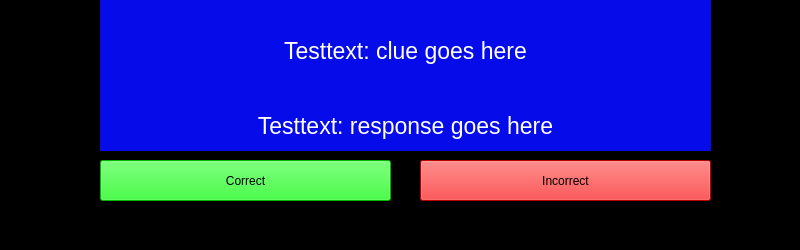
<?xml version="1.0" encoding="UTF-8"?>
<ui version="4.0">
 <class>BasicAlexClueMM</class>
 <widget class="QMainWindow" name="BasicAlexClueMM">
  <property name="geometry">
   <rect>
    <x>0</x>
    <y>0</y>
    <width>800</width>
    <height>250</height>
   </rect>
  </property>
  <property name="windowTitle">
   <string>MainWindow</string>
  </property>
  <property name="styleSheet">
   <string notr="true">background-color: rgb(0, 0, 0);</string>
  </property>
  <widget class="QWidget" name="centralwidget">
   <widget class="QLabel" name="alexClueLabel">
    <property name="geometry">
     <rect>
      <x>100</x>
      <y>0</y>
      <width>611</width>
      <height>101</height>
     </rect>
    </property>
    <property name="font">
     <font>
      <pointsize>17</pointsize>
     </font>
    </property>
    <property name="styleSheet">
     <string notr="true">background-color: #060CE9;
color: rgb(255, 255, 255);</string>
    </property>
    <property name="text">
     <string>Testtext: clue goes here</string>
    </property>
    <property name="alignment">
     <set>Qt::AlignCenter</set>
    </property>
   </widget>
   <widget class="QLabel" name="alexResponseLabel">
    <property name="geometry">
     <rect>
      <x>100</x>
      <y>100</y>
      <width>611</width>
      <height>51</height>
     </rect>
    </property>
    <property name="font">
     <font>
      <pointsize>17</pointsize>
     </font>
    </property>
    <property name="styleSheet">
     <string notr="true">background-color: #060CE9;
color: rgb(255, 255, 255);</string>
    </property>
    <property name="text">
     <string>Testtext: response goes here</string>
    </property>
    <property name="alignment">
     <set>Qt::AlignCenter</set>
    </property>
   </widget>
   <widget class="QPushButton" name="correctButton">
    <property name="geometry">
     <rect>
      <x>100</x>
      <y>160</y>
      <width>291</width>
      <height>41</height>
     </rect>
    </property>
    <property name="styleSheet">
     <string notr="true">background-color: rgb(0, 255, 0);</string>
    </property>
    <property name="text">
     <string>Correct</string>
    </property>
   </widget>
   <widget class="QPushButton" name="incorrectButton">
    <property name="geometry">
     <rect>
      <x>420</x>
      <y>160</y>
      <width>291</width>
      <height>41</height>
     </rect>
    </property>
    <property name="styleSheet">
     <string notr="true">background-color: rgb(255, 0, 0);</string>
    </property>
    <property name="text">
     <string>Incorrect</string>
    </property>
   </widget>
  </widget>
 </widget>
 <resources/>
 <connections/>
</ui>
